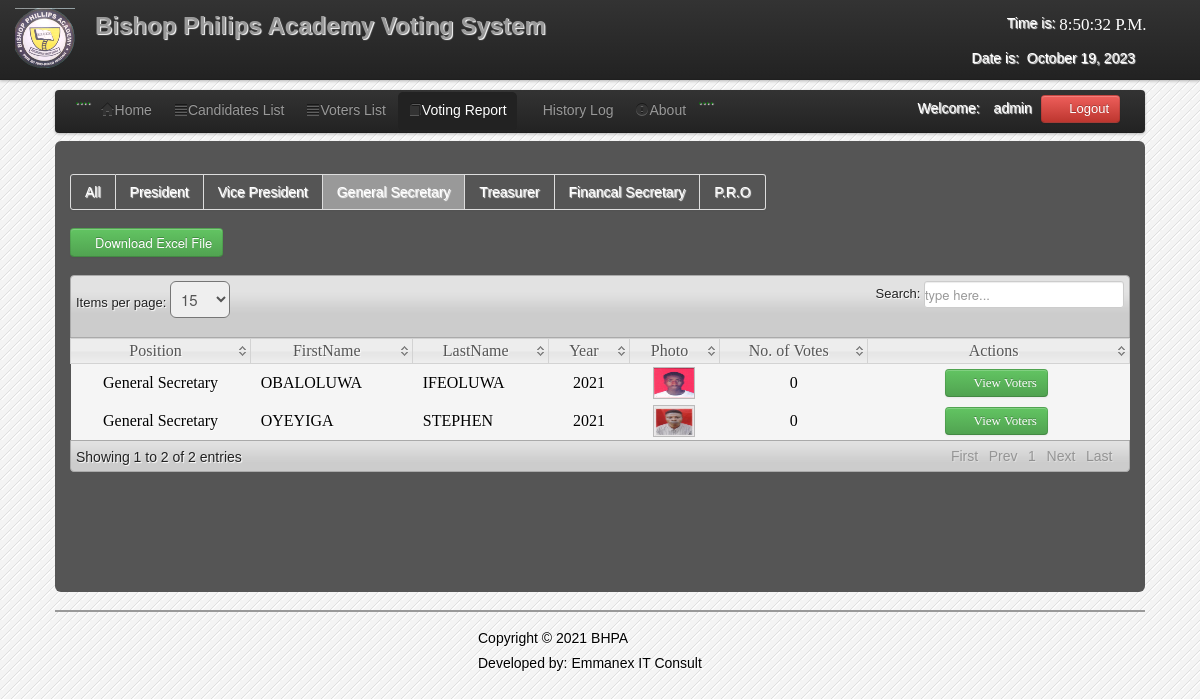
The page /admin/C_1st_year.php (signed in) on the database its author committed.
### tables this page shows
CREATE TABLE `users` (
  `User_id` int(11) NOT NULL,
  `FirstName` varchar(100) NOT NULL,
  `LastName` varchar(100) NOT NULL,
  `UserName` varchar(100) NOT NULL,
  `Password` varchar(100) NOT NULL,
  `User_Type` varchar(50) NOT NULL
);

CREATE TABLE `candidate` (
  `CandidateID` int(11) NOT NULL,
  `abc` varchar(1) NOT NULL,
  `Position` varchar(200) NOT NULL,
  `Party` varchar(100) NOT NULL,
  `FirstName` varchar(200) NOT NULL,
  `LastName` varchar(200) NOT NULL,
  `MiddleName` varchar(100) NOT NULL,
  `Gender` varchar(6) NOT NULL,
  `Year` varchar(100) NOT NULL,
  `Photo` varchar(200) NOT NULL,
  `Photo1` varchar(200) NOT NULL
);

### admin/session.php (called while the page is built, shortened)
<?php
$id_session=$_SESSION['id'];
?>

### admin/C_1st_year.php (the view, shortened to what this page needs)
<?php
include('session.php');
include('header.php');
include('dbcon.php');
?>
</head>
<body>
<?php include('nav_top.php'); ?>
<div class="wrapper">
<div class="home_body">
<div class="navbar">
	<div class="navbar-inner">
	<div class="container">
	<ul class="nav nav-pills">
	  <li>....</li>
	  <li><a href="home.php"><i class="icon-home icon-large"></i>Home</a></li>
	  <li><a  href="candidate_list.php"><i class="icon-align-justify icon-large"></i>Candidates List</a></li>
	  <li class=""><a  href="voter_list.php"><i class="icon-align-justify icon-large"></i>Voters List</a></li>
		 <li class="active"><a  href="canvassing_report.php"><i class="icon-book icon-large"></i>Voting Report</a></li>
		    <li><a  href="History.php"><i class="icon-table icon-large"></i>History Log</a>
		   <li><a data-toggle="modal" href="#about"><i class="icon-exclamation-sign icon-large"></i>About</a></li>
		   <li>....</li>
	 </ul>
	<form class="navbar-form pull-right">
		<?php $result=mysqli_query($conn,"select * from users where User_id='$id_session'");
	$row=mysqli_fetch_array($result);
	?>
	<font color="white">Welcome:<i class="icon-user-md"></i><?php echo $row['User_Type']; ?></font>
	<a class="btn btn-danger" id="logout" data-toggle="modal" href="#myModal"><i class="icon-off"></i>&nbsp;Logout</a>
	</form>
	</div>
	</div>
	</div>
	<div id="element" class="hero-body">
	    <div class="pagination">
    <ul>
     <li><a href="Canvassing_report.php"><font color="white">All</font></a></li>
    <li><a href="C_governor.php"><font color="white">President</font></a></li>
    <li><a href="C_vice-governor.php"><font color="white">Vice President</font></a></li>
    <li  class="active"><a href="C_1st_year.php"><font color="white">General Secretary</font></a></li>
    <li><a href="C_2nd_year.php"><font color="white">Treasurer</font></a></li>
    <li><a href="C_3rd_year.php"><font color="white">Financal Secretary</font></a></li>
    <li><a href="C_4th_year.php"><font color="white">P.R.O</font></a></li>
    </ul>
    </div>
		<form method="POST" action="canvassing_excel.php">
	<button id="save_voter" class="btn btn-success" name="save"><i class="icon-download icon-large"></i>Download Excel File</button>
	</form>
	<table class="users-table">
<div class="demo_jui">
		<table cellpadding="0" cellspacing="0" border="0" class="display" id="log" class="jtable">
			<thead>
				<tr>
				<th>Position</th>
				<th>FirstName</th>
				<th>LastName</th>
				<th>Year</th>
				<th>Photo</th>
				<th>No. of Votes</th>
                <th>Actions</th>
				</tr>
			</thead>
			<tbody>
<?php $candidate_query=mysqli_query($conn,"select  * from candidate where Position='General Secretary'");
		while($candidate_rows=mysqli_fetch_array($candidate_query)){ $id=$candidate_rows['CandidateID'];
		?>
<tr class="del<?php echo $id ?>">
	<td align="center"><?php echo $candidate_rows['Position']; ?></td>
	<td><?php echo $candidate_rows['FirstName']; ?></td>
	<td><?php echo $candidate_rows['LastName']; ?></td>
	<td align="center"><?php echo $candidate_rows['Year']; ?></td>
	<td align="center"><img class="pic" width="40" height="30" src="<?php echo $candidate_rows['Photo'];?>" border="0" onMouseOver="showtrail('<?php echo $candidate_rows['Photo'];?>','<?php echo $candidate_rows['FirstName']." ".$candidate_rows['LastName'];?> ',200,5)" onMouseOut="hidetrail()"></a></td>
		<td align="center">
	<?php $votes_query=mysqli_query($conn,"select * from votes where CandidateID='$id'");
	$vote_count=mysqli_num_rows($votes_query);
	echo $vote_count;
	?>
    <td width="240" align="center">
	<a class="btn btn-Success" href="cvoter_list.php<?php echo '?id='.$id; ?>"><i class="icon-edit icon-large"></i>&nbsp;View Voters</a>&nbsp;
    </td>
</td>
	</tr>
<?php } ?>
			</tbody>
		</table>
	</div>
	</div>
<?php include('footer.php')?>
</div>
</body>
</html>

### admin/css/datatable/demo_table_jui.css (style rules this page uses)
table.display thead th { cursor: pointer; padding: 3px 0 3px 10px; }
table.display { border-collapse: collapse; clear: both; margin: 0 auto; width: 100%; }
table.display td { padding: 3px 10px; }
tr.odd { background-color: #f5f5f5; }
tr.even { background-color: #f5f5f5; }

### admin/css/Home.css (style rules this page uses)
* { margin:0; padding:0; }
body { font-family:"Trebuchet MS", "Myriad Pro", Arial, sans-serif; font-size:14px; background-color: #fff; background:#f4f4f4 url(../images/bg.gif) repeat top left; text-shadow:1px 1px 1px #fff; background-position: 0 0px; }
.wrapper { width:1090px; margin:10px auto; }

### rows shown on the page
users: User_Type "admin"
candidate: Position "General Secretary", FirstName "OBALOLUWA", LastName "IFEOLUWA", Year "2021", Photo (picture), vote_count "0"
candidate: Position "General Secretary", FirstName "OYEYIGA", LastName "STEPHEN", Year "2021", Photo (picture), vote_count "0"
